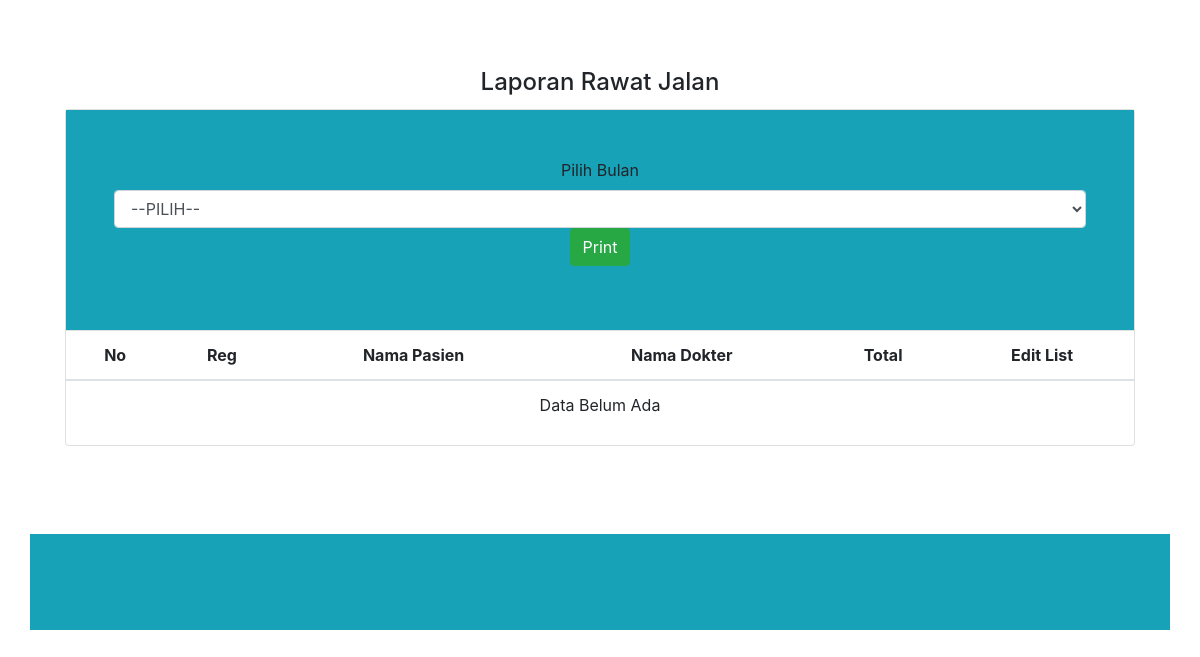
Before: /index.php/admin/laporanjalan with the older database file.
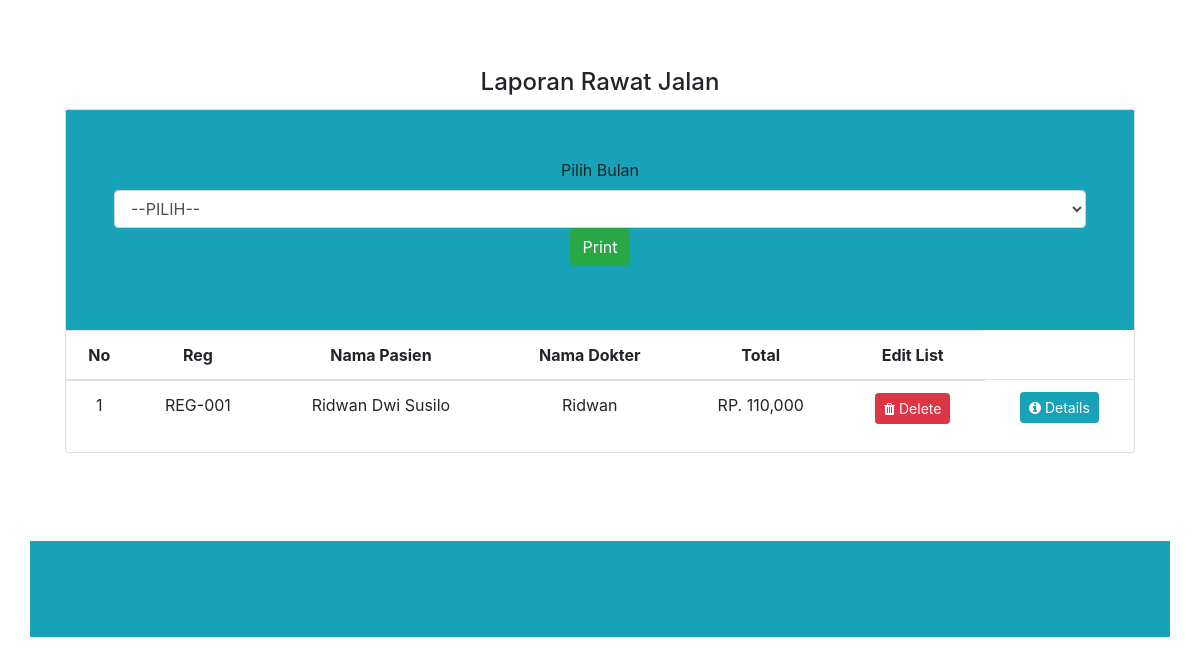
After: the same page with the newer database file.
### tables this page shows
CREATE TABLE `data_pasien` (
  `id_pasien` int(11) NOT NULL,
  `reg` varchar(250) NOT NULL,
  `nama` varchar(250) NOT NULL,
  `umur` varchar(250) NOT NULL,
  `alamat` text NOT NULL,
  `suami` varchar(250) NOT NULL,
  `pekerjaan` varchar(250) NOT NULL,
  `pendidikan` varchar(250) NOT NULL
);

CREATE TABLE `data_dokter` (
  `id_dokter` int(11) NOT NULL,
  `nama` varchar(250) NOT NULL,
  `telepon` varchar(250) NOT NULL
);

CREATE TABLE `transaksi` (
  `id_transaksi` int(11) NOT NULL,
  `reg` varchar(250) DEFAULT NULL,
  `id_dokter` int(250) DEFAULT NULL,
  `id_kamar` int(250) DEFAULT NULL,
  `id_rawat_inap` int(250) DEFAULT NULL,
  `id_rawat_jalan` int(50) DEFAULT NULL,
  `id_transaksi_obat` int(100) DEFAULT NULL,
  `bhp` int(100) DEFAULT NULL,
  `dpjp` int(100) DEFAULT NULL,
  `kebersihan` int(222) DEFAULT NULL,
  `konsultasi` int(222) DEFAULT NULL,
  `visite` int(222) DEFAULT NULL,
  `infus` int(222) DEFAULT NULL,
  `total` int(222) DEFAULT NULL,
  `tanggal` date DEFAULT NULL
);

### application/controllers/admin/Laporanjalan.php (called while the page is built, shortened)
<?php
class Laporanjalan extends CI_Controller {
    public function index(){
    $data['data_obat']=$this->db->query('select * from data_obat where stok between 1 and 10');
    $data['data_obat']=$data['data_obat']->num_rows();
    $data['transaksi']=$this->db->query("select id_transaksi, data_pasien.reg, data_pasien.nama as nama_pasien, data_dokter.nama as nama_dokter, data_rawat_jalan.biaya as biaya_rawat_jalan,  total from data_pasien join transaksi on data_pasien.reg=transaksi.reg join data_dokter on data_dokter.id_dokter=transaksi.id_dokter join data_rawat_jalan on data_rawat_jalan.id_rawat_jalan=transaksi.id_rawat_jalan")->result();
    $this->load->view('admin/laporan/v_data_laporanjalan',$data);
    }
}

### index.php (called while the page is built, shortened)
<?php
require_once BASEPATH.'core/CodeIgniter.php';

### application/views/admin/laporan/v_data_laporanjalan.php (the view, shortened to what this page needs)
<body>
<main>
<div class="container my-5">
       <div class="card-body text-center">
       <h4 class="card-title">Laporan Rawat Jalan</h4>
       <div><?php echo $this->session->flashdata('msg'); ?>
    <div class="card">
    <div class="container bg-info p-5">
    <form action="<?php echo base_url()?>index.php/admin/laporanjalan/cetak" method="post">
    <div class="form-group">
    <label>Pilih Bulan</label><br>
    <select name="bulan" class="form-control">
        <option>--PILIH--</option>
    </select>
    <button type="submit" class="btn btn-success">Print</button>
        </form> </div></div>
        <table class="table table-hover">
            <thead>
              <tr>
                <th scope="col">No</th>
                <th scope="col">Reg </th>
                <th scope="col">Nama Pasien</th>
                <th scope="col">Nama Dokter</th>
                <th scope="col">Total</th>
                <th scope="col">Edit List</th>
              </tr>
            </thead>
            <tbody>
            <?php if (empty($transaksi)) { ?>
                <tr>
                      <td colspan="8">Data Belum Ada</td>
                </tr>
            <?php
                } else {
                    $no = 0;
                    foreach ($transaksi as $rowtransaksi) {
                            $no++;
            ?>
                <tr>
                   <td><?php echo $no ?></td>
                    <td><?php echo $rowtransaksi->reg ?></td>
                    <td><?php echo $rowtransaksi->nama_pasien ?></td>
                    <td><?php echo $rowtransaksi->nama_dokter ?></td>
                    <td><?php echo "RP. ".number_format($rowtransaksi->total) ?></td>
                    <td>
                    <a class="btn btn-sm btn-danger" href="<?php echo base_url() ?>index.php/admin/laporanjalan/hapus/<?php echo $rowtransaksi->id_transaksi ?>"><i class="fa fa-trash"></i> Delete</a>
                    <td><a class="btn btn-sm btn-info" href="<?php echo base_url() ?>index.php/admin/laporanjalan/detail/<?php echo $rowtransaksi->reg ?>"><i class="fa fa-info-circle"></i> Details</a> </td>
                    </td>
                </tr>
                <?php }} ?>
            </tbody>
          </table>
    </div>
  </div>
</main>

Changed rows visible on the page:
added data_pasien: reg "REG-001", nama "Ridwan Dwi Susilo", data_dokter.nama "Ridwan", transaksi.total "110,000"
Other visible differences:
text no longer shown: "Data Belum Ada"
